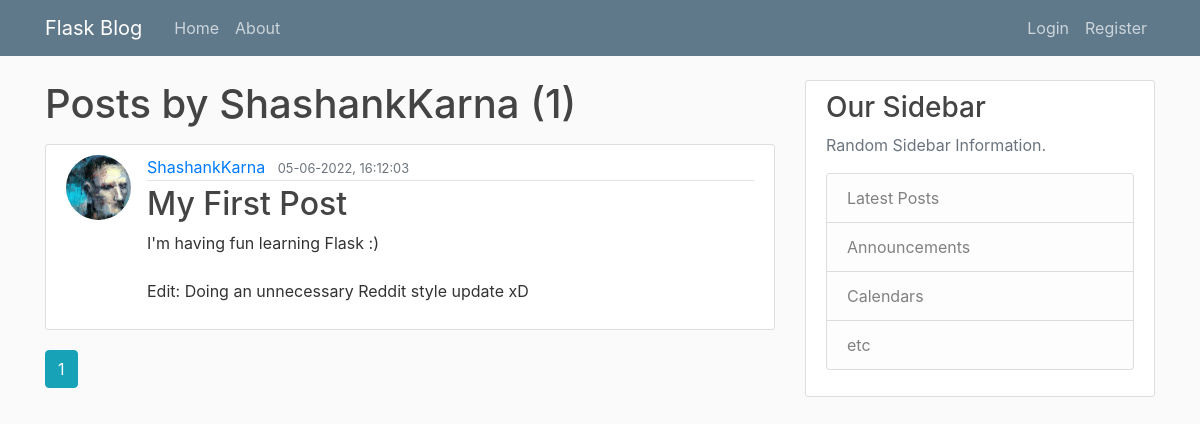
The page /user/ShashankKarna on the database as committed earlier.
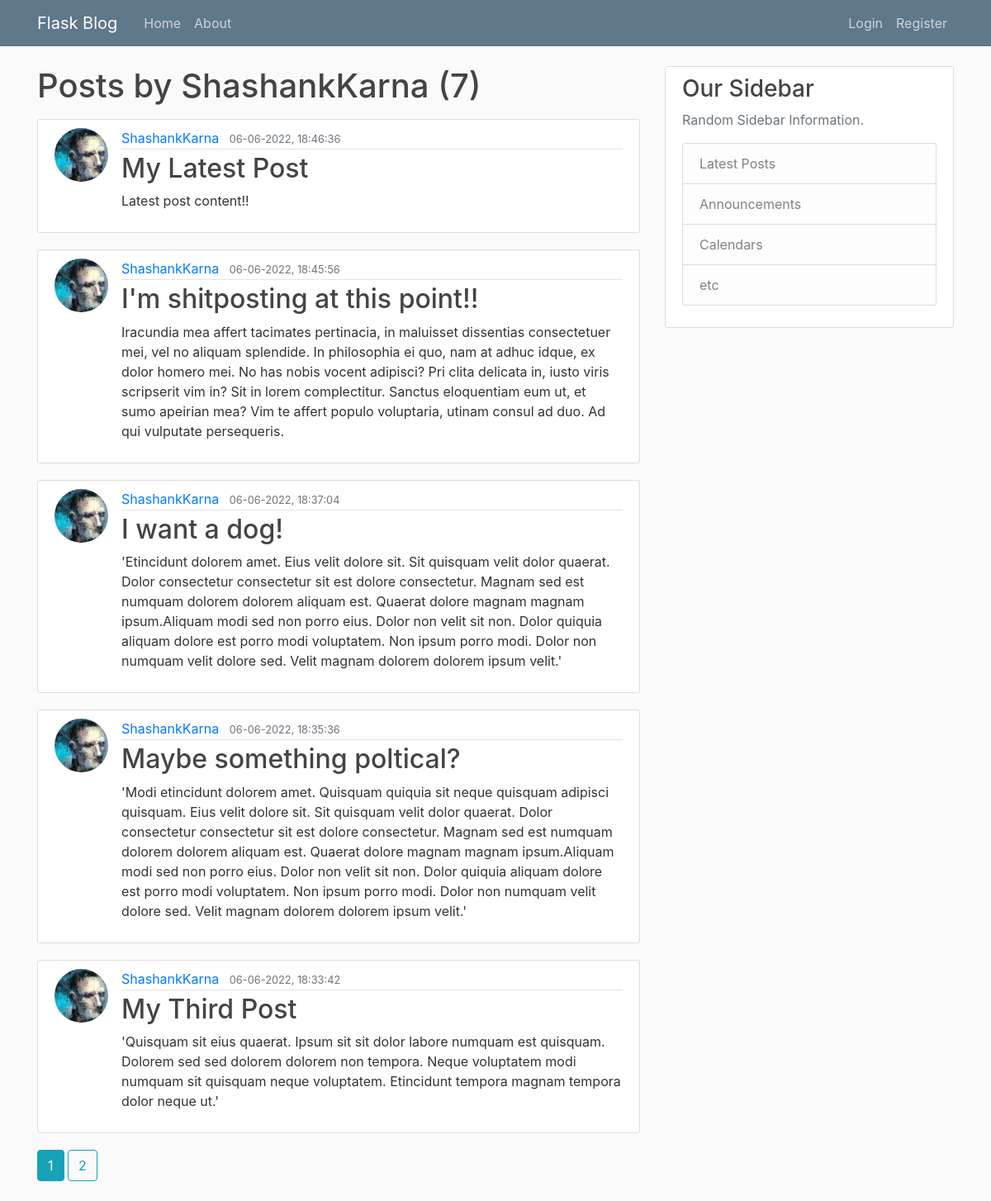
The same page on the database as committed later.
### flaskblog/models.py (models this page shows, shortened)
class User(db.Model, UserMixin):
    id = db.Column(db.Integer, primary_key=True)
    username = db.Column(db.String(20), unique=True, nullable=False)
    email = db.Column(db.String(120), unique=True, nullable=False)
    image_file = db.Column(db.String(20), nullable=False, default="default.jpg")
    password = db.Column(db.String(60), nullable=False)
    posts = db.relationship("Post", backref="author", lazy=True)

class Post(db.Model):
    id = db.Column(db.Integer, primary_key=True)
    title = db.Column(db.String(100), nullable=False)
    date_posted = db.Column(db.DateTime, nullable=False, default=datetime.utcnow)
    content = db.Column(db.Text, nullable=False)
    user_id = db.Column(db.Integer, db.ForeignKey("user.id"), nullable=False)

### flaskblog/routes.py (the view)
@app.route("/user/<string:username>")
def user_posts(username):
    page = request.args.get("page", 1, type=int)
    user = User.query.filter_by(username=username).first_or_404()
    posts = (
        Post.query.filter_by(author=user)
        .order_by(Post.date_posted.desc())
        .paginate(page=page, per_page=5)
    )
    return render_template("user_posts.html", posts=posts, user=user)

### flaskblog/templates/user_posts.html
{% extends "layout.html" %}
{% block content %}
<h1 class="mb-3">Posts by {{ user.username }}  ({{ posts.total }})</h1>
{% for post in posts.items %}
<article class="media content-section">
    <img class="rounded-circle article-img" src="{{ url_for('static', filename='profile_pics/' + post.author.image_file) }}">
    <div class="media-body">
        <div class="article-metadata">
            <a class="mr-2" href="{{ url_for('user_posts', username=post.author.username) }}">{{ post.author.username }}</a>
            <small class="text-muted">{{ post.date_posted.strftime('%d-%m-%Y, %H:%M:%S') }}</small>
        </div>
        <h2><a class="article-title" href="{{ url_for('post', post_id=post.id) }}">{{ post.title }}</a></h2>
        <p class="article-content">{{ post.content }}</p>
    </div>
</article>
{% endfor %}
{% for page_num in posts.iter_pages(left_edge=1, right_edge=1, left_current=1, right_current=2) %}
    {% if page_num %}
        {% if posts.page == page_num %}
            <a class="btn btn-info mb-4" href="{{ url_for('user_posts', username=user.username, page=page_num) }}">{{ page_num }}</a>
        {% else %}
        <a class="btn btn-outline-info mb-4" href="{{ url_for('user_posts', username=user.username, page=page_num) }}">{{ page_num }}</a>
        {% endif %}
    {% else %}
    ...
    {% endif %}
{% endfor %}
{% endblock content %}

### flaskblog/templates/layout.html (shortened to what this page needs)
<!DOCTYPE html>
<html>
<head>
    <link rel="stylesheet" href="https://maxcdn.bootstrapcdn.com/bootstrap/4.0.0/css/bootstrap.min.css">
    <link rel="stylesheet" type="text/css" href="{{ url_for('static', filename='main.css') }}">
</head>
<body>
    <header class="site-header">
      <nav class="navbar navbar-expand-md navbar-dark bg-steel fixed-top">
        <div class="container">
          <a class="navbar-brand mr-4" href="/">Flask Blog</a>
          <div class="collapse navbar-collapse" id="navbarToggle">
            <div class="navbar-nav mr-auto">
              <a class="nav-item nav-link" href="{{ url_for('home') }}">Home</a>
              <a class="nav-item nav-link" href="{{ url_for('about') }}">About</a>
            </div>
            <div class="navbar-nav">
              {% if current_user.is_authenticated %}
                <a class="nav-item nav-link" href="{{ url_for('new_post') }}">New Post</a>
                <a class="nav-item nav-link" href="{{ url_for('account') }}">Account</a>
                <a class="nav-item nav-link" href="{{ url_for('logout') }}">Logout</a>
              {% else %}
                <a class="nav-item nav-link" href="{{ url_for('login') }}">Login</a>
                <a class="nav-item nav-link" href="{{ url_for('register') }}">Register</a>
              {% endif %}
            </div>
          </div>
        </div>
      </nav>
    </header>
    <main role="main" class="container">
      <div class="row">
        <div class="col-md-8">
          {% block content %}{% endblock %}
        </div>
        <div class="col-md-4">
          <div class="content-section">
            <h3>Our Sidebar</h3>
            <p class='text-muted'>Random Sidebar Information.
              <ul class="list-group">
                <li class="list-group-item list-group-item-light">Latest Posts</li>
                <li class="list-group-item list-group-item-light">Announcements</li>
                <li class="list-group-item list-group-item-light">Calendars</li>
                <li class="list-group-item list-group-item-light">etc</li>
              </ul>
            </p>
          </div>
        </div>
      </div>
    </main>
</body>
</html>

### flaskblog/static/main.css (style rules this page uses)
body { background: #fafafa; color: #333333; margin-top: 5rem; }
h1, h2, h3, h4, h5, h6 { color: #444444; }
.bg-steel { background-color: #5f788a; }
.site-header .navbar-nav .nav-link { color: #cbd5db; }
.content-section { background: #ffffff; padding: 10px 20px; border: 1px solid #dddddd; border-radius: 3px; margin-bottom: 20px; }
.article-title { color: #444444; }
.article-content { white-space: pre-line; }
.article-img { height: 65px; width: 65px; margin-right: 16px; }
.article-metadata { padding-bottom: 1px; margin-bottom: 4px; border-bottom: 1px solid #e3e3e3 }

Rows that differ between the two databases and show on the page:
no longer on this page (row unchanged): Post: image_file (picture), author.username "ShashankKarna", date_posted "05-06-2022, 16:12:03", title "My First Post", content "I'm having fun learning Flask :) Edit: Doing an unnecessary Reddit style update xD"
added Post: image_file (picture), author.username "ShashankKarna", date_posted "06-06-2022, 18:46:36", title "My Latest Post", content "Latest post content!!"
added Post: image_file (picture), author.username "ShashankKarna", date_posted "06-06-2022, 18:45:56", title "I'm shitposting at this point!!", content "Iracundia mea affert tacimates pertinacia, in maluisset dissentias consectetuer mei, vel no aliquam splendide. In philosophia ei quo, nam at adhuc idque, ex dolor homero mei. No has nobis vocent adipisci? Pri clita delicata in, iusto viris scripserit vim in? Sit in lorem complectitur. Sanctus eloquentiam eum ut, et sumo apeirian mea? Vim te affert populo voluptaria, utinam consul ad duo. Ad qui vulputate persequeris."
added Post: image_file (picture), author.username "ShashankKarna", date_posted "06-06-2022, 18:37:04", title "I want a dog!", content "'Etincidunt dolorem amet. Eius velit dolore sit. Sit quisquam velit dolor quaerat. Dolor consectetur consectetur sit est dolore consectetur. Magnam sed est numquam dolorem dolorem aliquam est. Quaerat dolore magnam magnam ipsum.Aliquam modi sed non porro eius. Dolor non velit sit non. Dolor quiquia aliquam dolore est porro modi voluptatem. Non ipsum porro modi. Dolor non numquam velit dolore sed. Velit magnam dolorem dolorem ipsum velit.'"
added Post: image_file (picture), author.username "ShashankKarna", date_posted "06-06-2022, 18:35:36", title "Maybe something poltical?", content "'Modi etincidunt dolorem amet. Quisquam quiquia sit neque quisquam adipisci quisquam. Eius velit dolore sit. Sit quisquam velit dolor quaerat. Dolor consectetur consectetur sit est dolore consectetur. Magnam sed est numquam dolorem dolorem aliquam est. Quaerat dolore magnam magnam ipsum.Aliquam modi sed non porro eius. Dolor non velit sit non. Dolor quiquia aliquam dolore est porro modi voluptatem. Non ipsum porro modi. Dolor non numquam velit dolore sed. Velit magnam dolorem dolorem ipsum velit.'"
added Post: image_file (picture), author.username "ShashankKarna", date_posted "06-06-2022, 18:33:42", title "My Third Post", content "'Quisquam sit eius quaerat. Ipsum sit sit dolor labore numquam est quisquam. Dolorem sed sed dolorem dolorem non tempora. Neque voluptatem modi numquam sit quisquam neque voluptatem. Etincidunt tempora magnam tempora dolor neque ut.'"
Other text that changed with them:
{{ posts.total }}: "1" → "7"
new list line: "2"
